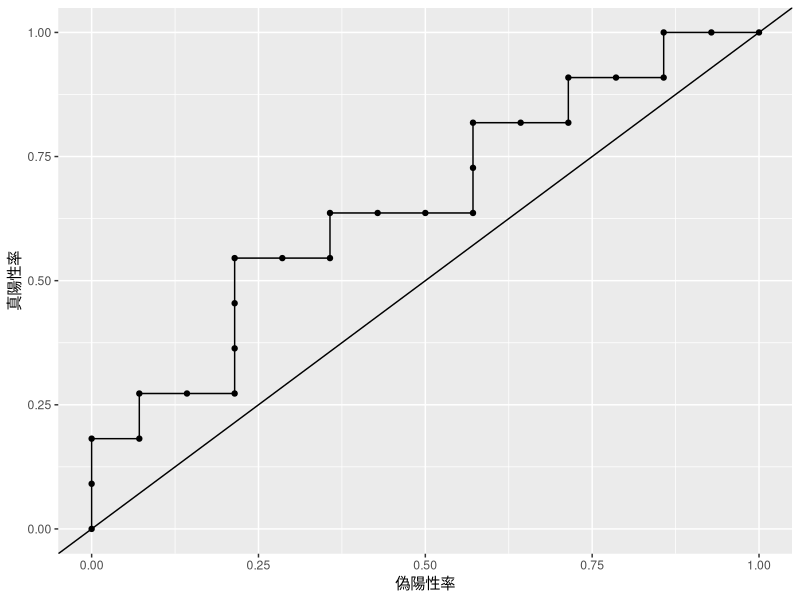

The R script that drew this image:
library(ggplot2)
# 偽陽性率(fpr)と真陽性率(tpr)の算出
fpr.tpr <- data.frame(fpr = c(0, 0, 0, 1, 1, 2, 3, 3, 3, 3, 4, 5, 5, 6,
    7, 8, 8, 8, 9, 10, 10, 11, 12, 12, 13, 14)/14, tpr = c(0, 1, 2, 2,
    3, 3, 3, 4, 5, 6, 6, 6, 7, 7, 7, 7, 8, 9, 9, 9, 10, 10, 10, 11, 11,
    11)/11)
p <- ggplot(data = fpr.tpr, aes(x = fpr, y = tpr)) + geom_line() + geom_point() +
    geom_abline(slope = 1, intercept = 0) + xlab("偽陽性率") + ylab("真陽性率")
print(p)